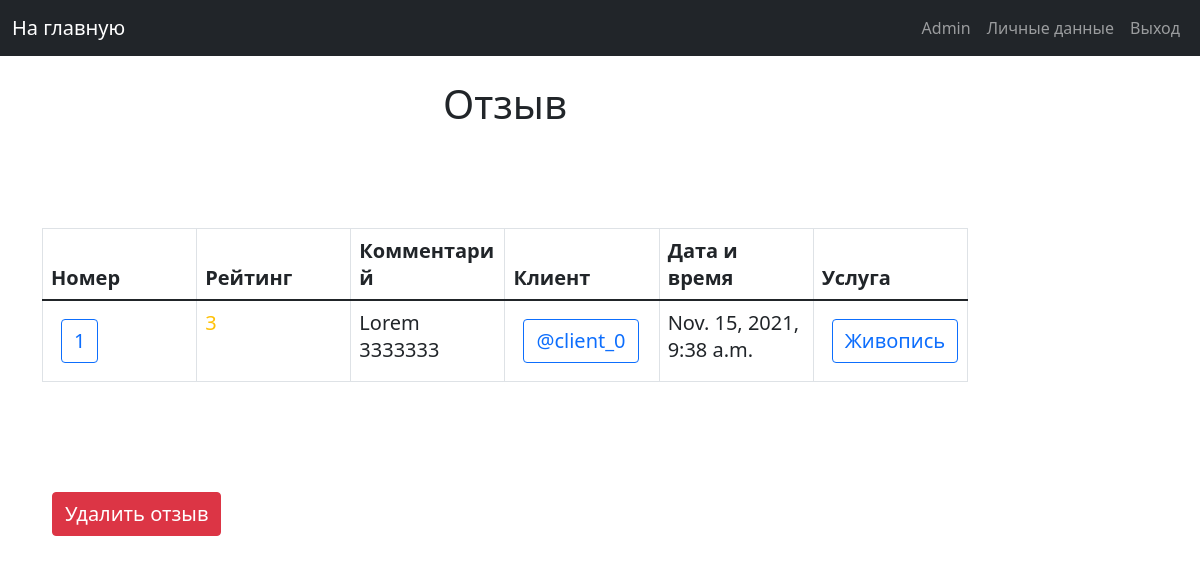
The app's page /main_page_admin/rating/1 (signed in) with its own data.
### musem/models.py (models this page shows)
class Rating(models.Model):
    rating_id = models.IntegerField(primary_key=True)
    mark = models.IntegerField(default=5)
    description = models.TextField(default='my text about this service')
    client = models.ForeignKey(User, on_delete=models.CASCADE)
    service = models.ForeignKey('Service', on_delete=models.CASCADE)
    is_activate = models.IntegerField(default=1)
    date_writing = models.DateTimeField(default=django.utils.timezone.now(), blank=True)

### musem/views.py (the view)
# urls.py: path('main_page_admin/rating/<int:rating_id>', admin_rating_description, name="rating_description"),
def admin_rating_description(request, rating_id):
    if not request.user.is_superuser:
        return HttpResponseForbidden()
    head = ["Номер", "Рейтинг", "Комментарий", "Клиент", "Дата и время", "Услуга"]
    table = Rating.objects.raw(
        raw_query=f"SELECT mr.rating_id, mr.mark, mr.description, mr.date_writing, "
                  f"au.username, au.id, ms.name FROM musem_rating mr "
                  f"JOIN auth_user au, musem_service ms ON mr.client_id = au.id AND "
                  f"ms.service_id = mr.service_id WHERE mr.rating_id = {rating_id} ORDER BY mr.service_id "
                  f"AND mr.is_activate = 1"
    )
    return render(request, 'admin_pages/tables/descriptions/rating_description.html', {
        'title_page': 'Отзыв',
        'hide_nav_bar': 0,
        'head': head,
        'table': table,
        'show_last_field': 1,
        'is_administrative_zone': 1
    })

### templates/admin_pages/tables/descriptions/rating_description.html
{% extends 'include/base.html' %}
{% load static %}
{% block title %}
    <div class="title_block">
        <h2 class="title">{{ title_page }}</h2>
    </div>
{% endblock title %}
{% block content %}
    <div class="list_button_block">
        {% include 'include/tables/rating_table.html' %}
        {% for content_list in table %}
            <a class="btn btn-danger text_button"
               href="{% url 'delete_rating' rating_id=content_list.rating_id %}">Удалить отзыв</a>
        {% endfor %}
    </div>
{% endblock content %}

### templates/include/navbar.html (shortened to what this page needs)
<nav class="navbar navbar-expand-md navbar-dark bg-dark mb-4">
    <div class="container-fluid">
        {% if is_administrative_zone %}
            <a class="navbar-brand" href="{% url "main_page_admin" %}">На главную</a>
        {% else %}
            <a class="navbar-brand" href="{% url "main_page" %}">На главную</a>
        {% endif %}
        <div class="pull-right">
            <ul class="navbar-nav me-auto mb-2 mb-md-0">
                {% if request.user.is_authenticated %}
                    <li class="nav-item">
                        <a class="nav-link" href="{% url 'user_data' %}" tabindex="-1">{{ request.user.first_name }}</a>
                    </li>
                    <li class="nav-item">
                        <a class="nav-link" href="{% url 'user_settings' %}" tabindex="-1">Личные данные</a>
                    </li>
                    <li class="nav-item">
                        <a class="nav-link" href="{% url 'logout' %}" tabindex="-1">Выход</a>
                    </li>
                {% endif %}
            </ul>
        </div>
    </div>
</nav>

### templates/include/tables/rating_table.html (shortened to what this page needs)
{% extends 'include/base_table.html' %}
{% load static %}
    {% block table_head %}
        {% for title in head %}
            <th class="text_button">{{ title }} </th>
        {% endfor %}
    {% endblock %}
    {% block table_content %}
        {% for content_list in table %}
            <tr>
                <td>
                    <a href="{% url 'rating_description' rating_id=content_list.rating_id %}"
                       class="btn btn-outline-primary text_button">{{ content_list.rating_id }}</a>
                </td>
                {% if content_list.mark >= 4 %}
                    <td class="text-success text_button">{{ content_list.mark }}</td>
                {% elif content_list.mark >= 2 %}
                    <td class="text-warning text_button">{{ content_list.mark }}</td>
                {% else %}
                    <td class="text-danger text_button">{{ content_list.mark }}</td>
                {% endif %}
                <td class="text_button">{{ content_list.description }}</td>
                <td>
                    <a href="{% url 'user_description' user_id=content_list.id %}"
                       class="btn btn-outline-primary text_button">{{ content_list.username }}</a>
                </td>
                <td class="text_button">{{ content_list.date_writing }}</td>
                {% if show_last_field %}
                    <td>
                        <a href="{% url 'service_description' service_id=content_list.service_id %}"
                           class="btn btn-outline-primary text_button">{{ content_list.name }}</a>
                    </td>
                {% endif %}
            </tr>
        {% endfor %}
    {% endblock %}

### static/css/my_styles.css (style rules this page uses)
.title_block { margin-bottom: 100px; }
.title { font-size: 40px; text-align: center; }
.text_button { font-size: 20px; margin: 10px; }
td, th { white-space: normal; word-wrap: break-word; }
.list_button_block { margin-bottom: 50px; }

### records on screen
Rating: rating_id "1", mark "3", description "Lorem 3333333", username "@client_0", date_writing "Nov. 15, 2021, 9:38 a.m.", name "Живопись"

### other values on screen
{{ request.user.first_name }} "Admin"
{{ title_page }} "Отзыв"
{{ title }} "Номер" "Рейтинг" "Комментарий" "Клиент" "Дата и время" "Услуга"
